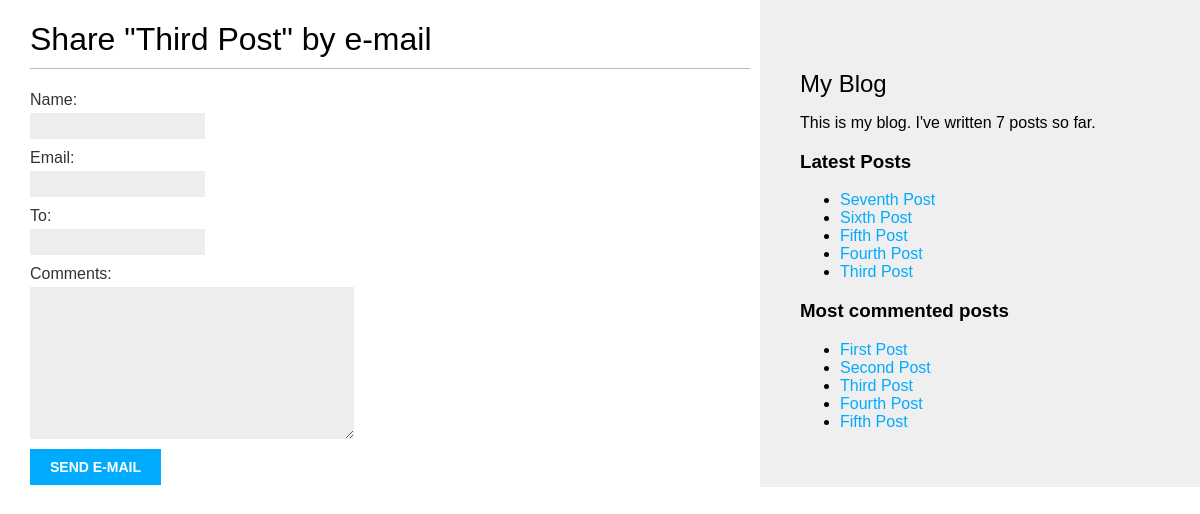
Before: /main/3/share/ with the older database file.
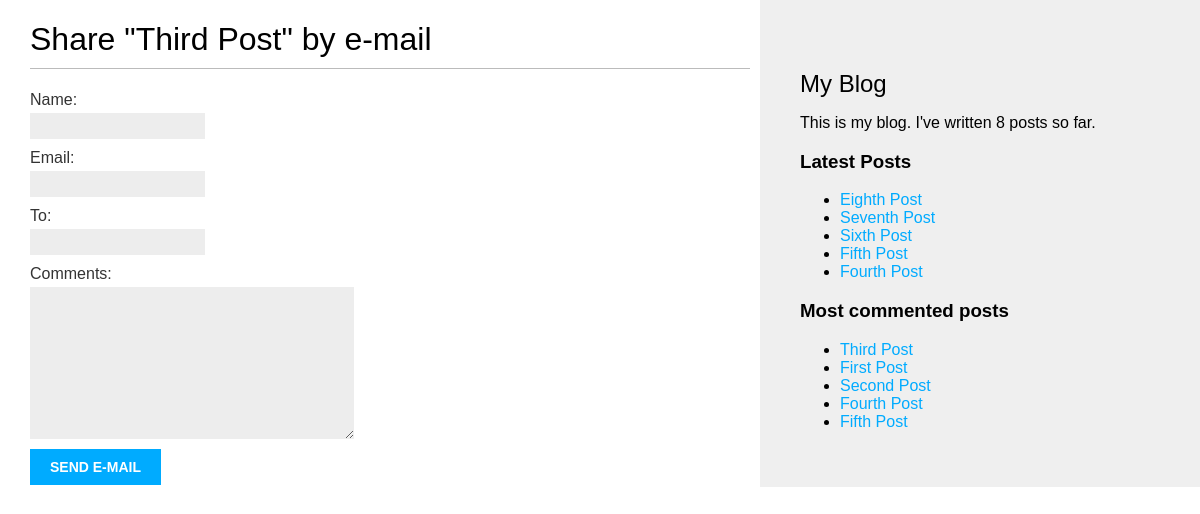
After: the same page with the newer database file.
### main/models.py (models this page shows, shortened)
class Post(models.Model):
    STATUS_CHOICES = (
        ('draft', 'Draft'),
        ('published', 'Published'),
    )
    title = models.CharField(max_length=250)
    slug = models.SlugField(max_length=250,
                            unique_for_date='publish')
    author = models.ForeignKey(User,
                               on_delete=models.CASCADE,
                               related_name='blog_posts')
    body = models.TextField()
    publish = models.DateTimeField(default=timezone.now)
    created = models.DateTimeField(auto_now_add=True)
    updated = models.DateTimeField(auto_now=True)
    status = models.CharField(max_length=10,
                             choices=STATUS_CHOICES,
                             default='draft')
    objects = models.Manager()
    published = PublishedManager()
    tags = TaggableManager()
    class Meta:
        ordering = ('-publish',)
    def get_absolute_url(self):
        return reverse('main:post_detail',
                        args=[self.publish.year,
                            self.publish.month,
                            self.publish.day,
                            self.slug
                            ])

### main/views.py (the view)
# urls.py: path('<int:post_id>/share/', views.post_share, name='post_share'),
def post_share(request, post_id):
    post = get_object_or_404(Post, id=post_id, status='published')
    sent = False
    if request.method == 'POST':
        form = EmailForm(request.POST)
        if form.is_valid():
            cd = form.cleaned_data
            post_url = request.build_absolute_uri(post.get_absolute_url())
            subject = f"{cd['name']} recommends you read {post.title}"
            message = f"Read {post.title} at {post_url}\n\n {cd['name']}\'s comments: {cd['comments']}"
            send_mail(subject, message, 'vikusingh210@xyz.com', [cd['to']])
            sent = True
    else:
        form = EmailForm()
    return render(request, 'main/post/share.html', {'post':post,
                                                    'form':form,
                                                    'sent' : sent})

### main/forms.py
class EmailForm(forms.Form):
    name = forms.CharField(max_length=50)
    email = forms.EmailField()
    to = forms.EmailField()
    comments = forms.CharField(required=False,
                              widget=forms.Textarea)

### main/models.py (called while the page is built)
    def get_queryset(self):
        return super(PublishedManager, self).get_queryset().filter(status='published')

### main/templatetags/main_tags.py (called while the page is built)
@register.simple_tag
def total_posts():
    return Post.published.count()

@register.inclusion_tag('main/post/latest_posts.html')
def show_latest_posts(count=5):
    latest_posts = Post.published.order_by('-publish')[:count]
    return {'latest_posts': latest_posts }

@register.simple_tag
def get_most_commented_posts(count=5):
    return Post.published.annotate(total_comments=Count('comments')).order_by('-total_comments')[:count]

### main/templates/main/post/share.html (shortened to what this page needs)
{% extends "main/base.html" %}
{% block content %}
    {% if sent %}
        <h1> E-mail successfully sent</h1>
        <p>
            "{{ post.title }} was successfully sent to {{ form.cleaned_data.to }}"
        </p>
    {% else %}
    <h1>Share "{{ post.title }}" by e-mail</h1>
    <form method="post">
        {{ form.as_p }}
        <input type="submit" value="Send e-mail">
    </form>
    {% endif %}
{% endblock %}

### main/templates/main/base.html (shortened to what this page needs)
{% load static %}
{% load main_tags %}
<!DOCTYPE html>
<html>
    <head>
        <link href="{% static 'css/main.css' %}" rel="stylesheet">
    </head>
    <body>
        <div id="content">
            {% block content %}
            {% endblock %}
        </div>
        <div id="sidebar">
            <h2>My Blog</h2>
            <p>This is my blog. I've written {% total_posts %} posts so far.</p>
            <h3>Latest Posts</h3>
            {% show_latest_posts %}
            <h3>Most commented posts</h3>
            {% get_most_commented_posts as most_commented_posts %}
            <ul>
                {% for post in most_commented_posts %}
                <li>
                    <a href="{{ post.get_absolute_url }}">{{ post.title }}</a>
                </li>
                {% endfor %}
            </ul>
        </div>
    </body>
</html>

### main/templates/main/post/latest_posts.html
<ul>
    {% for post in latest_posts %}
    <li>
        <a href="{{ post.get_absolute_url }}">
            {{ post.title }}
        </a>
    </li>
    {% endfor %}
</ul>

### main/static/css/main.css (style rules this page uses)
body { margin:0; padding:0; font-family:helvetica, sans-serif; }
a { color:#00abff; text-decoration:none; }
h1 { font-weight:normal; border-bottom:1px solid #bbb; padding:0 0 10px 0; }
h2 { font-weight:normal; margin:30px 0 0; }
#content { float:left; width:60%; padding:0 0 0 30px; }
#sidebar { float:right; width:30%; padding:40px; background:#efefef; height:100%; }
label { float:left; clear:both; color:#333; margin-bottom:4px; }
input, textarea { clear:both; float:left; margin:0 0 10px; background:#ededed; border:0; padding:6px 10px; font-size:12px; }
input[type=submit] { font-weight:bold; background:#00abff; color:#fff; padding:10px 20px; font-size:14px; text-transform:uppercase; }

Changed rows visible on the page:
no longer on one of the page's lists (row edited): Post: title "Third Post"
changed Post "Third Post": moves up the list
added Post: title "Eighth Post", shown under "Latest Posts"
Other visible differences:
text no longer shown: "7"
text now shown: "8"
